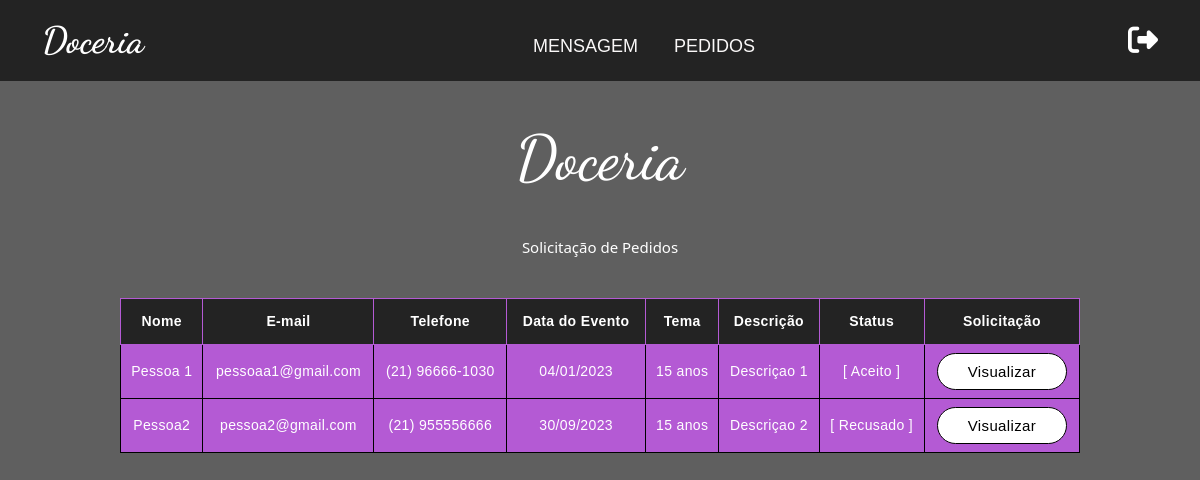
/Doceria/tabela.php (signed in), run on the app's committed database.
### tables this page shows
CREATE TABLE `pedido` (
  `id` int(11) NOT NULL,
  `nome` varchar(120) NOT NULL,
  `email` varchar(120) NOT NULL,
  `tel` varchar(20) NOT NULL,
  `dia` varchar(15) NOT NULL,
  `tema` varchar(30) NOT NULL,
  `descricao` varchar(250) NOT NULL,
  `status` varchar(15) NOT NULL DEFAULT 'Open'
);

### Doceria/tabela.php (the view, shortened to what this page needs)
<?php
require_once('conexao.php');
$sql="SELECT * FROM pedido";
$row=mysqli_query($conexao,$sql);
?>
<!DOCTYPE html>
<html lang="pt-br">
<head>
    <link href="https://cdn.jsdelivr.net/npm/bootstrap@5.2.3/dist/css/bootstrap.min.css" rel="stylesheet"
>
    <link rel="stylesheet" href="./index.css">
    <link rel="stylesheet" href="https://unpkg.com/aos@next/dist/aos.css" />
    <link rel="stylesheet" href="path/to/font-awesome/css/font-awesome.min.css">
</head>
<body>
    <nav class="navbar navbar-expand-lg ">
    <div class="container">
        <div class="collapse navbar-collapse" id="navbarTogglerDemo01">
            <a class="navbar-brand " href="./index.php"> <strong> Doceria </strong></a>
            <ul class="navbar-nav m-auto mb-2 mb-lg-0">
                <li class="nav-item">
                    <a class="nav-link " aria-current="page" href="tabelaMsg.php">Mensagem</a>
                </li>
                <li class="nav-item">
                    <a class="nav-link " aria-current="page" href="tabela.php">Pedidos</a>
                </li>
            </ul>
            <a href="action/sair.php"><i class="fa fa-sign-out" aria-hidden="true" id="icone-sair"></i></a>
        </div>
    </div>
    </nav>
<div class="tabela-container">
    <h1 class="titulo-admin">Doceria</h1>
    <p class="subtitulo-adm">Solicitação de Pedidos</p>
    <table class="tabela">
        <thead>
            <tr>
                <th>Nome</th>
                <th>E-mail</th>
                <th>Telefone</th>
                <th>Data do Evento</th>
                <th>Tema</th>
                <th>Descrição</th>
                <th>Status</th>
                <th>Solicitação</th>
            </tr>
        </thead>
        <tbody>
        <?php while($pedido=mysqli_fetch_assoc($row)){
   ?>
            <tr>
                <td data-label="nome"> <?php echo $pedido['nome'] ?></td>
                <td data-label="email"> <?php echo $pedido['email'] ?></td>
                <td data-label="telefone"> <?php echo $pedido['tel'] ?></td>
                <td data-label="data"><?php echo $pedido['dia'] ?> </td>
                <td data-label="tema"><?php echo $pedido['tema'] ?> </td>
                <td data-label="descricao" class="desc-admin"> <?php echo $pedido['descricao'] ?></td>
                <td data-label="status"><span class="text_open">[ <?php echo $pedido['status'] ?> ]</span></td>
                <td data-label="#"> <a href="formPedido.php?id=<?php echo $pedido['id'] ?>" class="btn-admin">Visualizar</a></td>
            </tr>
            <?php }  ?>
        </tbody>
    </table>
</div>
</body>
</html>

### Doceria/index.css (style rules this page uses)
.navbar { background: rgba(17, 17, 17, 0.767); color: white; }
.navbar-brand { font-size: 2.3rem; color: white; font-family: 'Dancing Script', cursiva; }
.nav-link { margin-top: -40px; margin-right: 10px; position: relative; margin-left: 10px; color: rgb(250, 248, 248); text-transform: uppercase; font-family: 'Rubik', sans-serif; font-size: 18px; padding: 0 10px; }
.nav-link:after { content: ""; position: absolute; height: 3px; width: 0; background-color: #B45AD4; left: 0; bottom: 0; transition: 0.3s; }
#icone-sair { font-size: 30px; color: white; }
.tabela-container { padding: 0 10%; margin: 40px auto 0; }
.titulo-admin { font-size: 62px; text-align: center; color: #ffffff; margin-bottom: 40px; font-family: 'Dancing Script', cursiva; }
.subtitulo-adm { font-size: 15px; text-align: center; color: #ffffff; margin-bottom: 40px; }
.tabela { width: 100%; border-collapse: collapse; font-family: 'Rubik', sans-serif; text-align: center; }
.tabela thead { background: rgba(17, 17, 17, 0.767); }
.tabela thead tr th { font-size: 14px; font-weight:600; letter-spacing: 0.35px; color: #ffffff; opacity: 1; padding: 12px; vertical-align: top; border: 1px solid #B45AD4; }
.tabela tbody tr td { font-size: 14px; letter-spacing: 0.35px; font-weight: normal; color: #ffffff; background-color: #B45AD4; padding: 8px; text-align: center; border: 1px solid black; }
.tabela tbody tr td .btn-admin { width: 130px; text-decoration: none; line-height: 35px; display: inline-block; background-color: #ffffff; font-weight: medium; color: black; text-align: center; vertical-align: middle; user-select: none; border: 1px solid black; font-size: 15px; opacity: 1; border-radius: 25px; font-family: 'Rubik', sans-serif; }
.desc-admin { max-width: 20ch; overflow: hidden; text-overflow: ellipsis; white-space: nowrap; }

### Doceria/tabela.php (style rules this page uses)
body { background: rgba(17, 17, 17, 0.671); }

### data on the page
pedido: nome "Pessoa 1", email "pessoaa1@gmail.com", tel "(21) 96666-1030", dia "04/01/2023", tema "15 anos", descricao "Descriçao 1", status "Aceito"
pedido: nome "Pessoa2", email "pessoa2@gmail.com", tel "(21) 955556666", dia "30/09/2023", tema "15 anos", descricao "Descriçao 2", status "Recusado"
